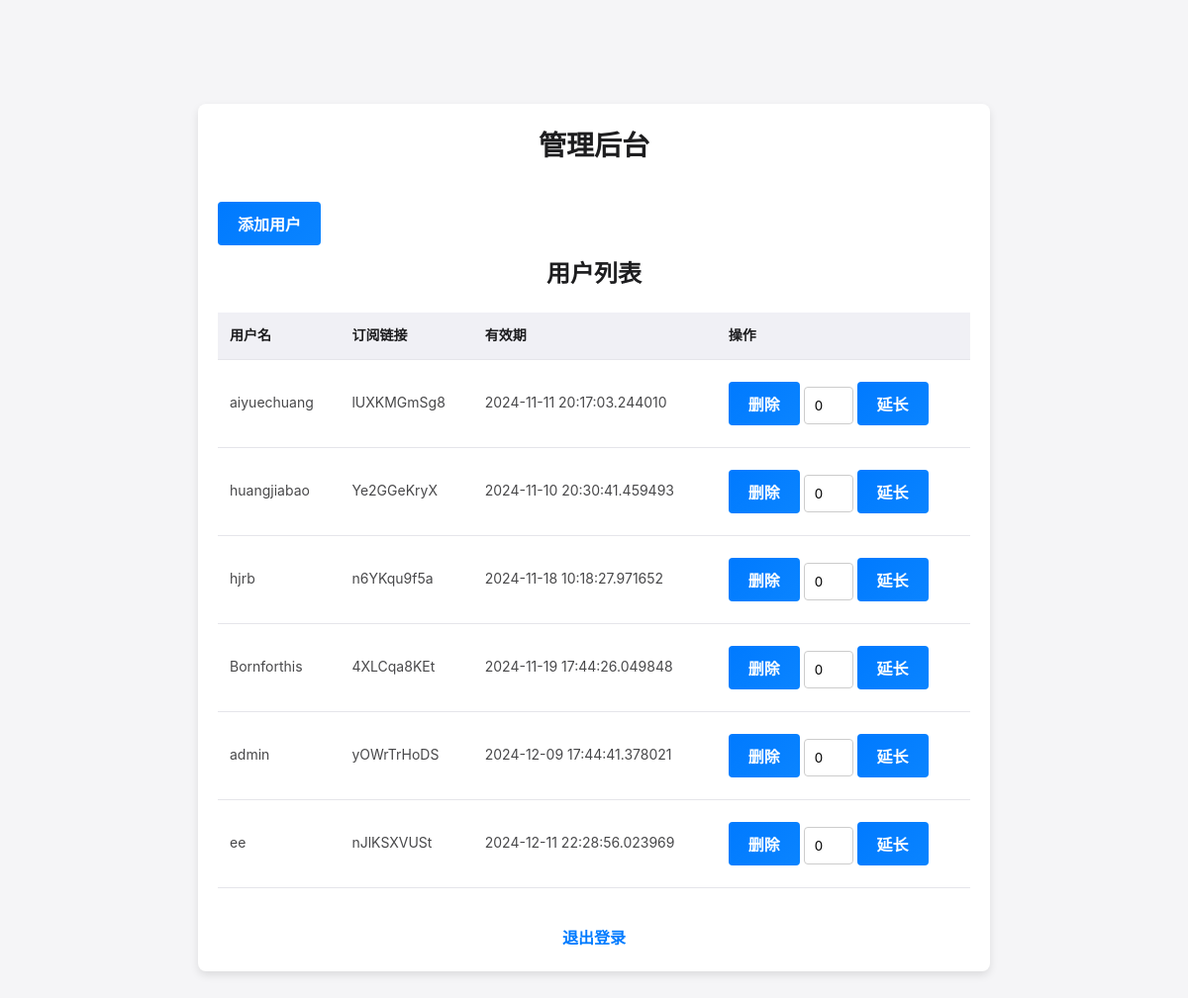
/admin (signed in), run on the app's committed database.
### app.py (models this page shows, shortened)
class User(db.Model):
    id = db.Column(db.Integer, primary_key=True)
    username = db.Column(db.String(150), nullable=False, unique=True)
    password = db.Column(db.String(150), nullable=False)
    expiration_date = db.Column(db.DateTime, nullable=True)
    subscription_link = db.Column(db.String(200), nullable=True, unique=True)

### app.py (the view, shortened to what this page needs)
@app.route('/admin', methods=['GET', 'POST'])
@admin_login_required
def admin():
    users = User.query.all()
    return render_template('admin.html', users=users)

### app.py (called while the page is built)
def admin_login_required(f):
    @wraps(f)
    def decorated_function(*args, **kwargs):
        if 'admin_logged_in' not in session:
            flash("请先登录", "danger")
            return redirect(url_for('login'))
        return f(*args, **kwargs)
    return decorated_function

### templates/admin.html (shortened to what this page needs)
<!DOCTYPE html>
<html lang="en">
<head>
    <link rel="stylesheet" href="{{ url_for('static', filename='base.css') }}">
    <link rel="stylesheet" href="{{ url_for('static', filename='admin.css') }}">
</head>
<body>
<div class="container">
    <h1>管理后台</h1>
    <button id="addUserButton" class="btn">添加用户</button>
    <h2>用户列表</h2>
    <div class="table-container">
        <table>
            <thead>
            <tr>
                <th>用户名</th>
                <th>订阅链接</th>
                <th>有效期</th>
                <th>操作</th>
            </tr>
            </thead>
            <tbody>
            {% for user in users %}
                <tr>
                    <td>{{ user.username }}</td>
                    <td>{{ user.subscription_link }}</td>
                    <td>{{ user.expiration_date }}</td>
                    <td>
                        <form method="post" style="display: inline;">
                            <button type="submit">删除</button>
                        </form>
                        <form method="post" style="display: inline;">
                            <input type="number" name="additional_days" value="0" style="width: 50px;">
                            <button type="submit">延长</button>
                        </form>
                    </td>
                </tr>
            {% endfor %}
            </tbody>
        </table>
    </div>
    <a href="{{ url_for('logout') }}" class="logout">退出登录</a>
</div>
</body>
</html>

### static/base.css (style rules this page uses)
* { margin: 0; padding: 0; box-sizing: border-box; font-family: -apple-system, BlinkMacSystemFont, "Segoe UI", Roboto, "Helvetica Neue", Arial, sans-serif; }
body { background-color: #f5f5f7; color: #333; display: flex; justify-content: center; align-items: center; min-height: 100vh; line-height: 1.6; }
.container { width: 100%; max-width: 800px; padding: 20px; background-color: #ffffff; border-radius: 16px; box-shadow: 0 4px 12px rgba(0, 0, 0, 0.1); }
h1 { font-size: 28px; margin-bottom: 24px; color: #1d1d1f; font-weight: 600; text-align: center; }
button { padding: 12px; border: none; border-radius: 8px; font-size: 16px; font-weight: 600; color: #fff; background: linear-gradient(135deg, #007aff, #0a84ff); cursor: pointer; transition: background 0.3s ease; margin: 8px 0; }

### static/admin.css (style rules this page uses)
body { font-family: Arial, sans-serif; background-color: #f5f5f7; color: #333; margin: 0; padding: 0; }
.container { max-width: 800px; margin: 0 auto; padding: 20px; background-color: #fff; border-radius: 8px; box-shadow: 0 4px 8px rgba(0, 0, 0, 0.1); }
h1, h2 { color: #1d1d1f; text-align: center; }
button { background-color: #007bff; color: #fff; border: none; padding: 10px 20px; margin: 10px 0; cursor: pointer; font-size: 16px; border-radius: 4px; transition: background-color 0.3s ease; }
.table-container { max-height: 600px; overflow-y: auto; margin-top: 20px; position: relative; }
table { width: 100%; border-collapse: collapse; font-size: 14px; }
thead th { position: sticky; top: 0; background-color: #f0f0f5; z-index: 2; }
tbody td { background-color: #fff; color: #48484a; }
th, td { padding: 12px; border-bottom: 1px solid #e5e5ea; text-align: left; }
th { font-weight: 600; color: #1d1d1f; }
input[type="text"], input[type="password"], input[type="number"] { width: 100%; padding: 10px; margin: 8px 0; border: 1px solid #ccc; border-radius: 4px; box-sizing: border-box; }
a.logout { display: block; text-align: center; color: #007bff; text-decoration: none; margin-top: 20px; font-weight: bold; }

### data on the page
User: username "aiyuechuang", subscription_link "lUXKMGmSg8", expiration_date "2024-11-11 20:17:03.244010"
User: username "huangjiabao", subscription_link "Ye2GGeKryX", expiration_date "2024-11-10 20:30:41.459493"
User: username "hjrb", subscription_link "n6YKqu9f5a", expiration_date "2024-11-18 10:18:27.971652"
User: username "Bornforthis", subscription_link "4XLCqa8KEt", expiration_date "2024-11-19 17:44:26.049848"
User: username "admin", subscription_link "yOWrTrHoDS", expiration_date "2024-12-09 17:44:41.378021"
User: username "ee", subscription_link "nJlKSXVUSt", expiration_date "2024-12-11 22:28:56.023969"
